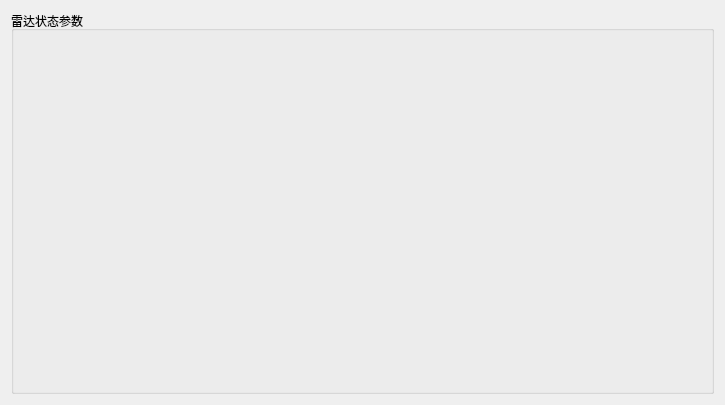
<?xml version="1.0" encoding="UTF-8"?>
<ui version="4.0">
 <class>QRadarStatusSettingWidget</class>
 <widget class="QWidget" name="QRadarStatusSettingWidget">
  <property name="geometry">
   <rect>
    <x>0</x>
    <y>0</y>
    <width>725</width>
    <height>405</height>
   </rect>
  </property>
  <property name="windowTitle">
   <string>Form</string>
  </property>
  <layout class="QVBoxLayout" name="verticalLayout">
   <item>
    <widget class="QGroupBox" name="ControlParamSettings">
     <property name="title">
      <string>雷达状态参数</string>
     </property>
     <layout class="QGridLayout" name="gridLayout_3"/>
    </widget>
   </item>
  </layout>
 </widget>
 <resources/>
 <connections/>
</ui>
